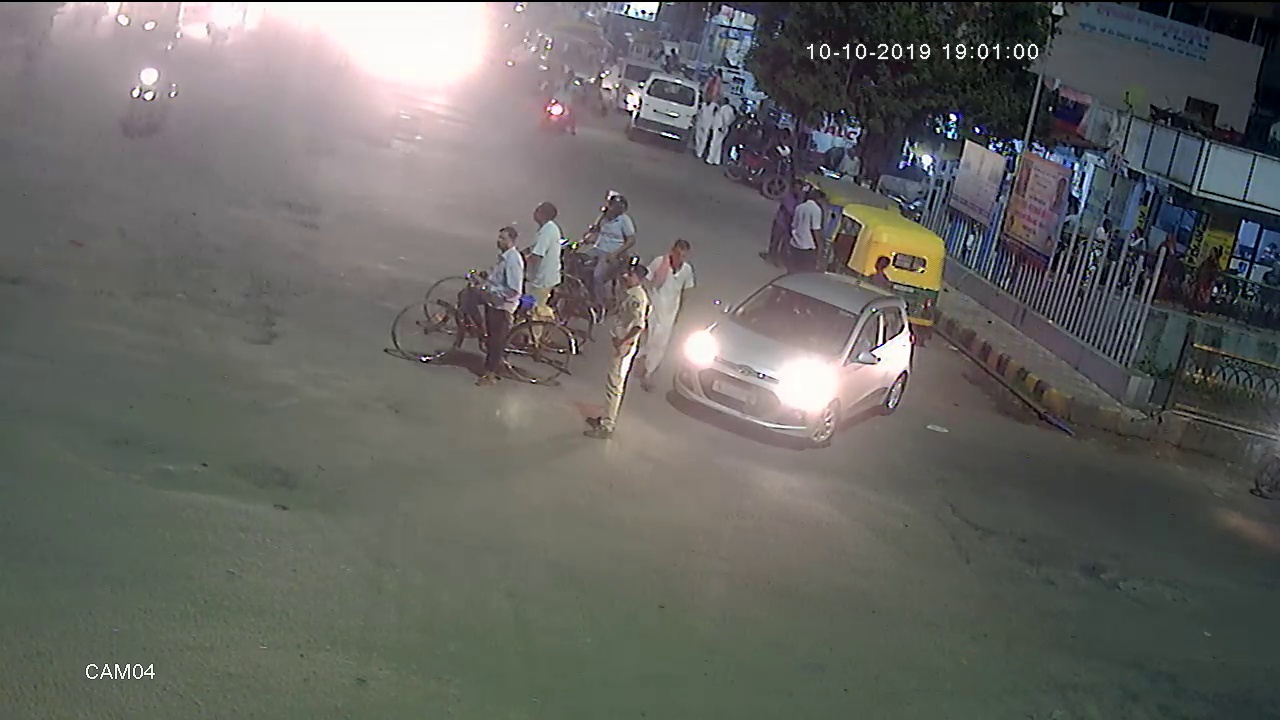
#> input picture Workflow/Experimental_Observations/glare_filter/Test_Original/34_04_R_102019190000.avi_21_61_1.jpg, 1280 x 720 px
$ python -i helper.py   (imports and definitions only)
#> lines starting #> are read from the running program, lines starting #| are printed output that depends on the picture
import cv2
import numpy
import math
from PIL import Image, ImageEnhance

# =================CONVERT================


def CV2_to_PIL_img(cv2_im):
    """
    Convert Opencv's BGR image to PIL image

    Input:
    --------
        cv2_im: Opencv's BGR

    Output:
    --------
        PIL Image
    """

    cv2_im = cv2.cvtColor(cv2_im, cv2.COLOR_BGR2RGB)
    pil_im = Image.fromarray(cv2_im)
    return pil_im


def PIL_to_CV2_img(img):
    """
    Convert PIL image to Opencv's BGR image

    Input:
    --------
        img: PIL Image

    Output:
    --------
        Opencv's BGR Image
    """
    cv_image = numpy.array(img.convert('RGB'))
    cv_image = cv_image[:, :, ::-1].copy()
    return cv_image
# ========================================


# =========POLYNOMIAL FUNCTIONS===========
def first_polynomial_function(image):
    """
    Implementation of first polynomial function.

    Input:
    --------
        image: Opencv's BGR Image

"""

    table = numpy.array([1.657766*i-0.009157128*(i**2) + 0.00002579473*(i**3)
                         for i in numpy.arange(0, 256)]).astype("uint8")
    return cv2.LUT(image, table)


def second_polynomial_function(image):
    """
    Implementation of second polynomial function.

    Input:
    --------
        image: Opencv's BGR Image
    """

    table = numpy.array([
        -4.263256 * math.exp(-14)+1.546429*i-0.005558036 *
        (i**2)+0.00001339286*(i**3)
        for i in numpy.arange(0, 256)]).astype("uint8")
    return cv2.LUT(image, table)
# ========================================


# ===========GAMMA CORRECTION ============
def adjust_gamma(image, gamma=1.0):
    """
    Implementation of gamma correction

    Input:
    --------
        image: Opencv's BGR Image

"""

    invGamma = 1.0 / gamma
    table = numpy.array([((i / 255.0) ** invGamma) * 255
                         for i in numpy.arange(0, 256)]).astype("uint8")

    return cv2.LUT(image, table)
# ========================================


# =========CONTRAST & BRIGHTNESS==========
def enhance_contrast(image, factor=1.4):
    """
    Enhance contrast base on PIL->ImageEnhance.
    Default suitable factor is 1,4.

    Input:
        image: Opencv's BGR Image
        factor: contrast's factor

    Output:
        Enhanced contrast BGR image
    """

    _image = ImageEnhance.Contrast(
        CV2_to_PIL_img(image)
    ).enhance(factor)

    return PIL_to_CV2_img(_image)
# ========================================

# =================METHODS================


def reduce_glare(image):
    """
    Mixed 4 filter:
        1. First polynomial function
        2. Gamma correction: g = 0.75
        3. Second polynomial function
        4. Gamma correction: g = 0.9

    Input: BGR Image.\n
    Output: Reduce glare.
    """
    _image = adjust_gamma(
        second_polynomial_function(
            adjust_gamma(
                first_polynomial_function(image),
                0.75
            )
        ),
        0.9
    )
    return _image


def mix_filter(image):
    """
    Mixed 4 steps:
        1. Reduce glare
        2. Enhance contract: f = 1.6
        3. Reduce glare
        4. Enhance contract: f = 1.4

    Input: BGR Image.\n
    Output: Reduced glare & clearly image.
    """
    _image = enhance_contrast(
        reduce_glare(
            enhance_contrast(
                reduce_glare(image),
                factor=1.6
            )
        ),
        factor=1.4
    )
    return _image
# ========================================

>>> import cv2
>>> picture = cv2.imread('Test_Original/34_04_R_102019190000.avi_21_61_1.jpg')
#> picture is the input picture: shape (720, 1280, 3); mean B, G, R 98.1, 101.4, 101.6
>>> result = mix_filter(picture)
#> in adjust_gamma, `invGamma = 1.0 / gamma`: invGamma = 1.33
#> in adjust_gamma, `table = numpy.array([((i / 255.0) ** invGamma) * 255 for i in numpy.ar..`: table = 256 values from 0 to 255
#> in PIL_to_CV2_img, `cv_image = numpy.array(img.convert('RGB'))`:
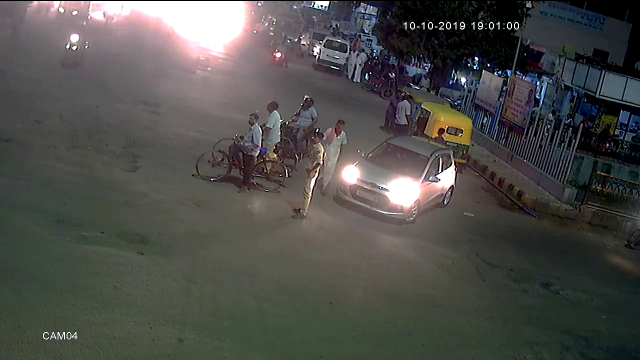
#> cv_image: shape (720, 1280, 3) (shown at 1/2 size); mean R, G, B 78.2, 77.8, 74.5
#> in first_polynomial_function (call 2), `return cv2.LUT(image, table)`:
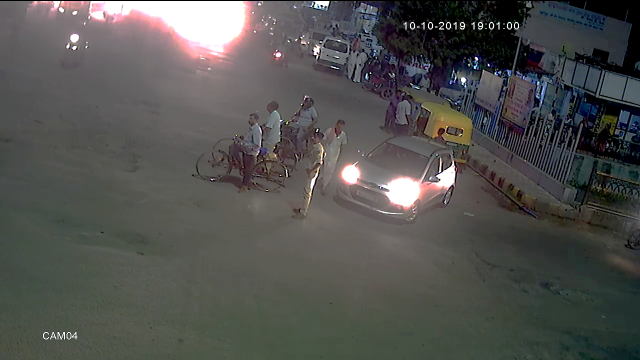
#> returned value: shape (720, 1280, 3) (shown at 1/2 size); mean of channels 0, 1, 2 80, 82.3, 82.5; drawn as B, G, R
#> call 3 of adjust_gamma, with gamma = 0.75
#> in adjust_gamma (call 3), `invGamma = 1.0 / gamma`: invGamma = 1.33
#> in adjust_gamma (call 3), `return cv2.LUT(image, table)`:
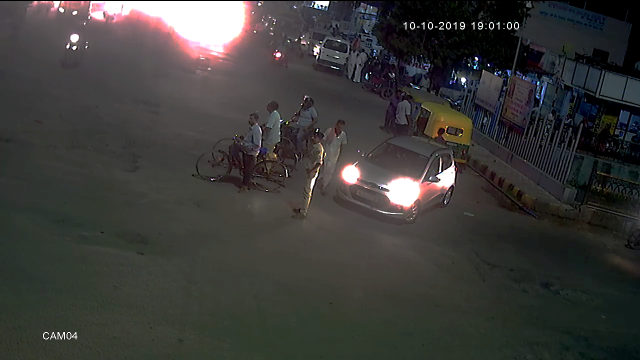
#> returned value: shape (720, 1280, 3) (shown at 1/2 size); mean of channels 0, 1, 2 57.2, 59.3, 60.1; drawn as B, G, R
#> in PIL_to_CV2_img (call 2), `cv_image = numpy.array(img.convert('RGB'))`:
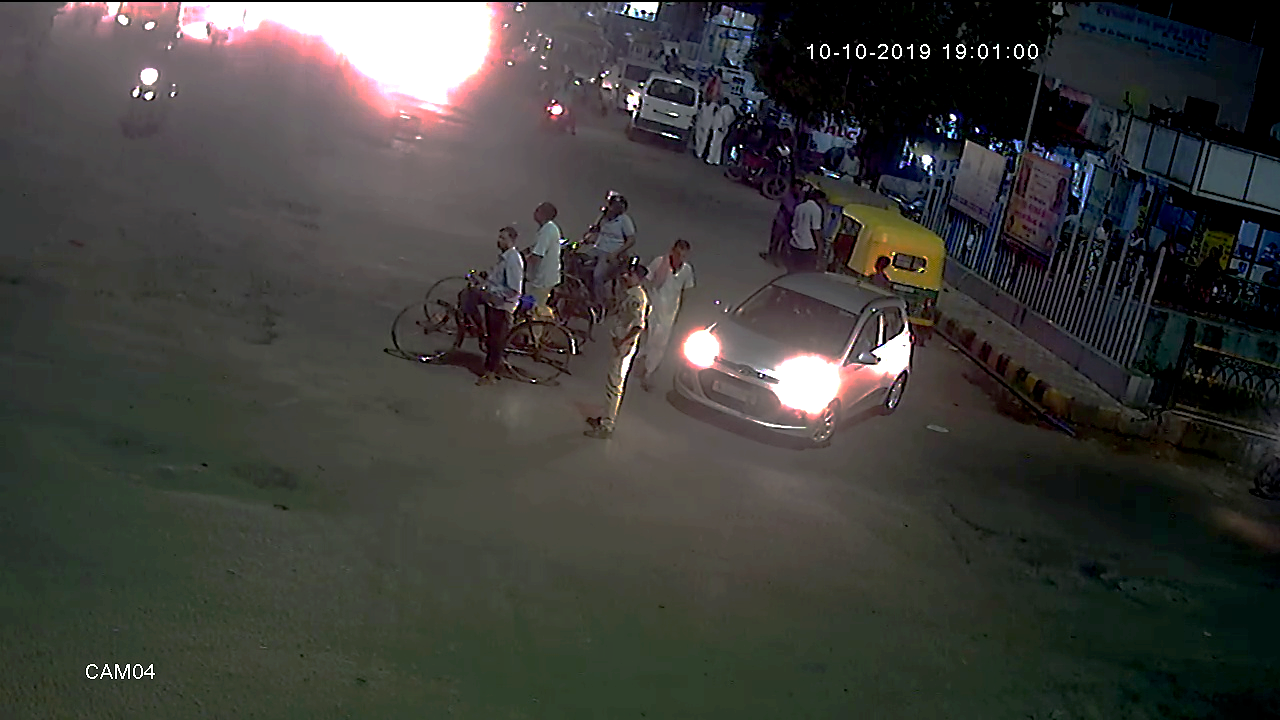
#> cv_image: shape (720, 1280, 3); mean R, G, B 62.9, 62.7, 59.3

$ run again, on Workflow/Experimental_Observations/glare_filter/Test_Original/34_04_R_102019190000.avi_246_736_1.jpg
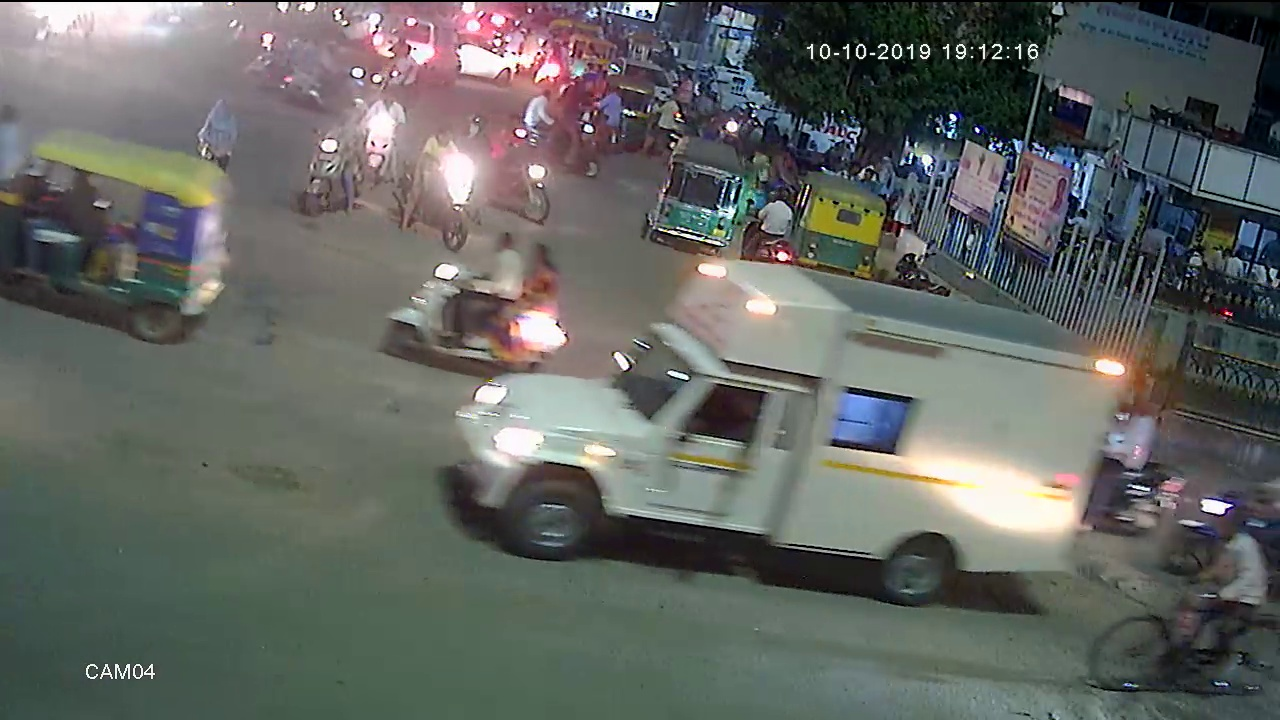
#> input picture Workflow/Experimental_Observations/glare_filter/Test_Original/34_04_R_102019190000.avi_246_736_1.jpg, 1280 x 720 px
#> picture is the input picture: shape (720, 1280, 3); mean B, G, R 99, 102.7, 99.6
#> invGamma = 1.33
#> in adjust_gamma, `table = numpy.array([((i / 255.0) ** invGamma) * 255 for i in numpy.ar..`: table = 256 values from 0 to 255
#> in PIL_to_CV2_img, `cv_image = numpy.array(img.convert('RGB'))`:
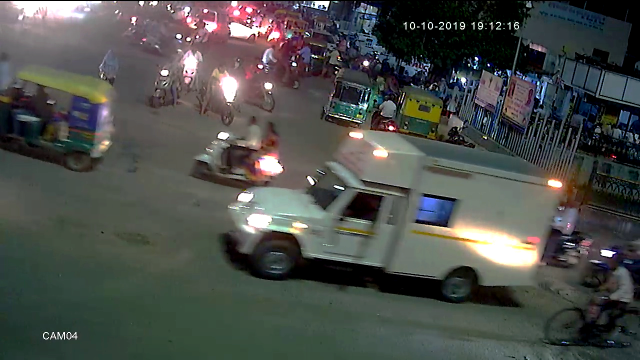
#> cv_image: shape (720, 1280, 3) (shown at 1/2 size); mean R, G, B 76.3, 79, 75.4
#> invGamma = 1.33
#> in adjust_gamma (call 3), `return cv2.LUT(image, table)`:
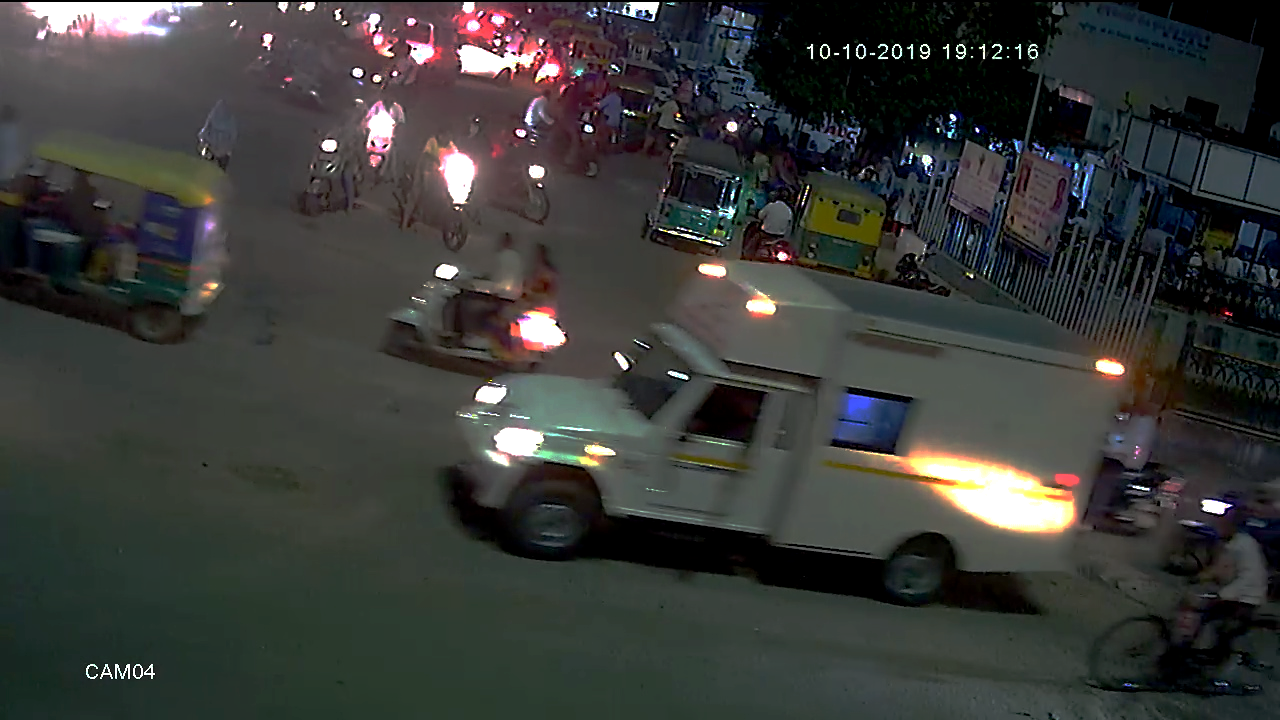
#> returned value: shape (720, 1280, 3); mean of channels 0, 1, 2 57.1, 59.6, 58.1; drawn as B, G, R

$ run again, on Workflow/Experimental_Observations/glare_filter/Test_Original/34_04_R_102019190000.avi_283_847_1.jpg
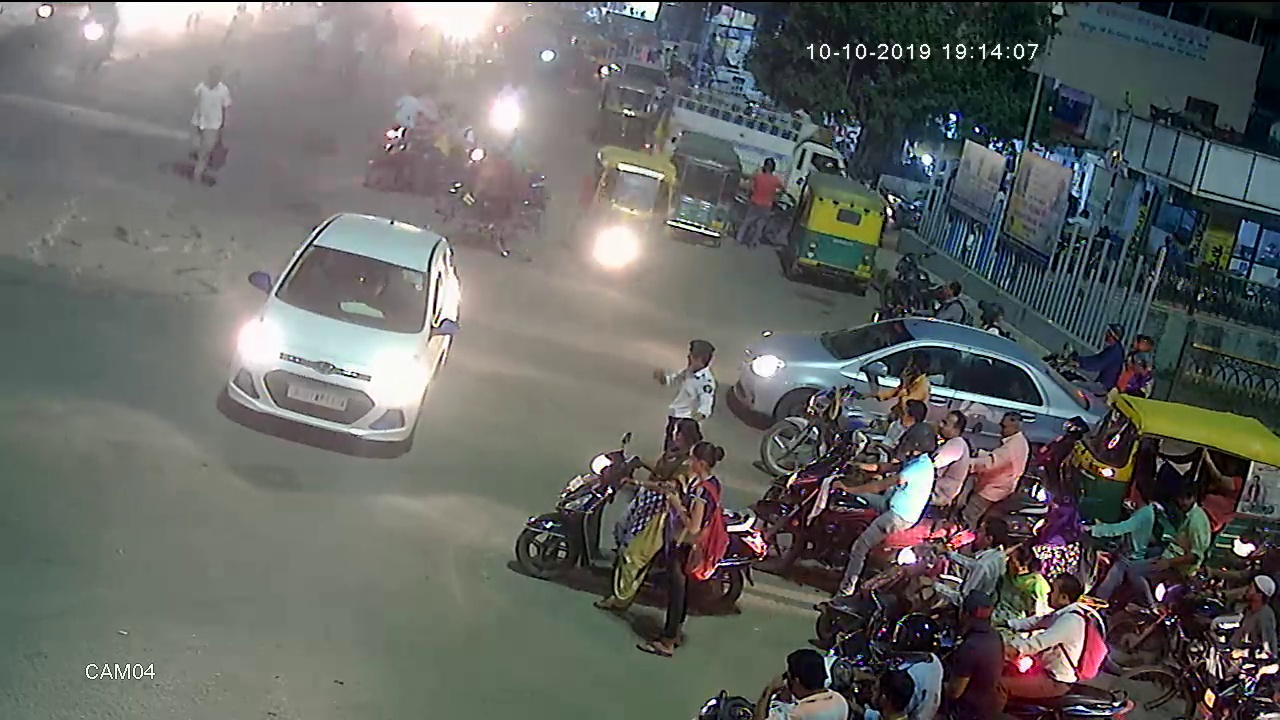
#> input picture Workflow/Experimental_Observations/glare_filter/Test_Original/34_04_R_102019190000.avi_283_847_1.jpg, 1280 x 720 px
#> picture is the input picture: shape (720, 1280, 3); mean B, G, R 98.4, 101.2, 99.8
#> invGamma = 1.33
#> in adjust_gamma, `table = numpy.array([((i / 255.0) ** invGamma) * 255 for i in numpy.ar..`: table = 256 values from 0 to 255
#> in PIL_to_CV2_img, `cv_image = numpy.array(img.convert('RGB'))`:
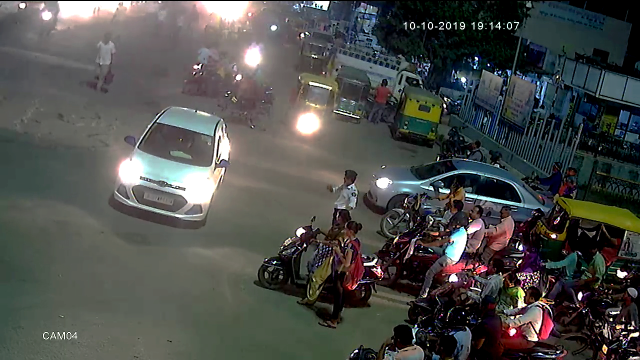
#> cv_image: shape (720, 1280, 3) (shown at 1/2 size); mean R, G, B 77.1, 78.4, 75.7
#> invGamma = 1.33
#> in adjust_gamma (call 3), `return cv2.LUT(image, table)`:
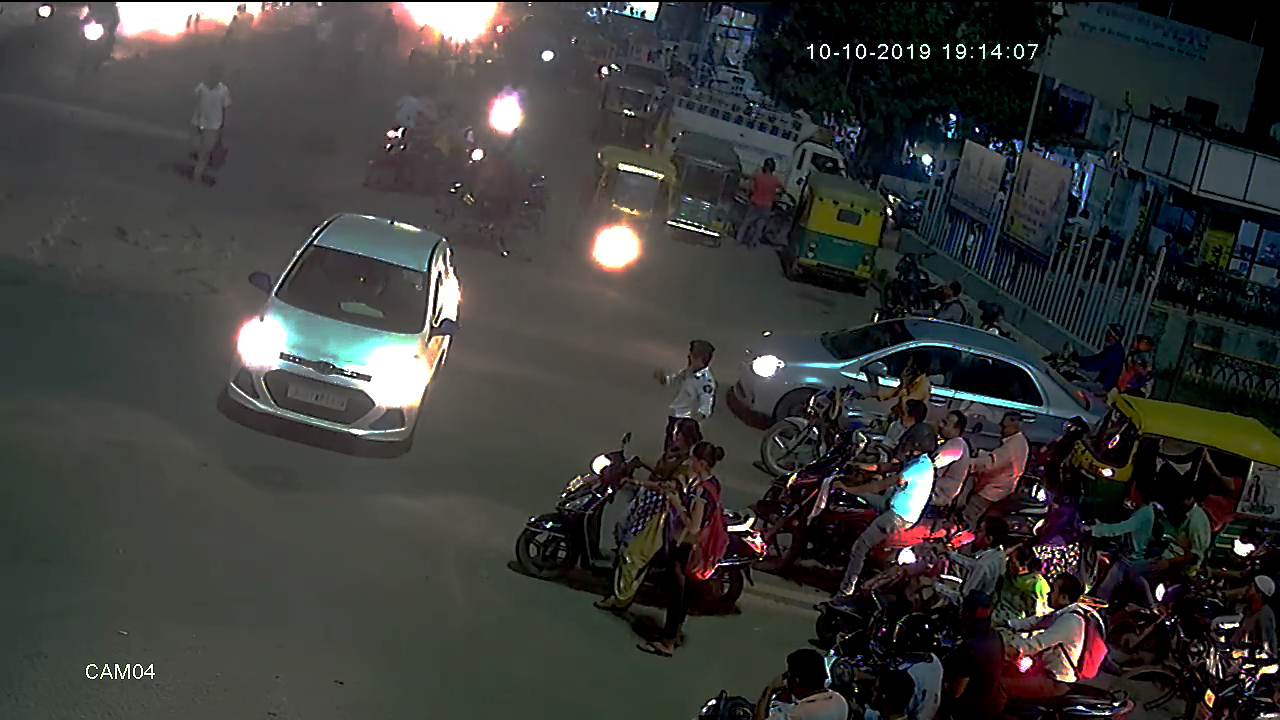
#> returned value: shape (720, 1280, 3); mean of channels 0, 1, 2 57.3, 59.1, 58.3; drawn as B, G, R
